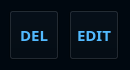
<?xml version="1.0" encoding="UTF-8"?>
<ui version="4.0">
 <class>hp_dialog_deledit</class>
 <widget class="QWidget" name="hp_dialog_deledit">
  <property name="geometry">
   <rect>
    <x>0</x>
    <y>0</y>
    <width>130</width>
    <height>70</height>
   </rect>
  </property>
  <property name="windowTitle">
   <string>Form</string>
  </property>
  <widget class="QFrame" name="frame">
   <property name="geometry">
    <rect>
     <x>0</x>
     <y>0</y>
     <width>130</width>
     <height>70</height>
    </rect>
   </property>
   <property name="styleSheet">
    <string notr="true">background-color: rgb(0,8,16);</string>
   </property>
   <layout class="QHBoxLayout" name="horizontalLayout">
    <property name="spacing">
     <number>10</number>
    </property>
    <item>
     <widget class="QToolButton" name="del">
      <property name="minimumSize">
       <size>
        <width>50</width>
        <height>50</height>
       </size>
      </property>
      <property name="maximumSize">
       <size>
        <width>50</width>
        <height>50</height>
       </size>
      </property>
      <property name="font">
       <font>
        <family>微软雅黑</family>
        <pointsize>11</pointsize>
        <weight>75</weight>
        <bold>true</bold>
       </font>
      </property>
      <property name="styleSheet">
       <string notr="true">QToolButton{
border-image: url(:/res_mainmenu/ToolButton_menu_n.png);
	color: rgb(82, 186, 255);
}
QToolButton::pressed{
border-image: url(:/res_mainmenu/ToolButton_menu_s.png);
	color: rgb(62, 139, 192);
}

</string>
      </property>
      <property name="text">
       <string>DEL</string>
      </property>
      <property name="checkable">
       <bool>true</bool>
      </property>
     </widget>
    </item>
    <item>
     <widget class="QToolButton" name="edit">
      <property name="minimumSize">
       <size>
        <width>50</width>
        <height>50</height>
       </size>
      </property>
      <property name="maximumSize">
       <size>
        <width>50</width>
        <height>50</height>
       </size>
      </property>
      <property name="font">
       <font>
        <family>微软雅黑</family>
        <pointsize>11</pointsize>
        <weight>75</weight>
        <bold>true</bold>
       </font>
      </property>
      <property name="styleSheet">
       <string notr="true">QToolButton{
border-image: url(:/res_mainmenu/ToolButton_menu_n.png);
	color: rgb(82, 186, 255);
}
QToolButton::pressed{
border-image: url(:/res_mainmenu/ToolButton_menu_s.png);
	color: rgb(62, 139, 192);
}


</string>
      </property>
      <property name="text">
       <string>EDIT</string>
      </property>
      <property name="checkable">
       <bool>true</bool>
      </property>
     </widget>
    </item>
   </layout>
  </widget>
 </widget>
 <resources/>
 <connections/>
</ui>
